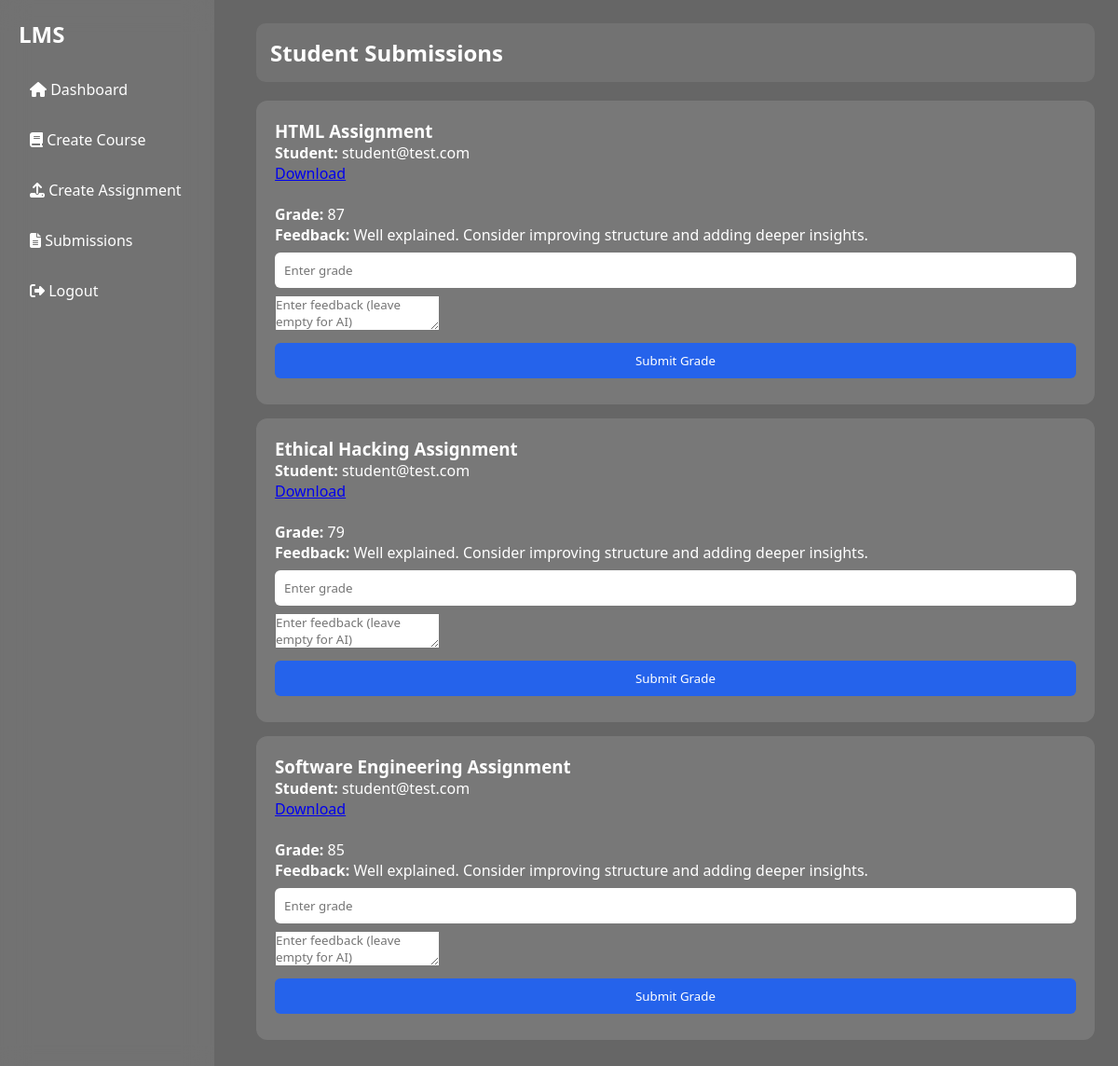
The page /frontend/view_submissions.php (signed in) on the database its author committed.
### tables this page shows
CREATE TABLE `submissions` (
  `submission_id` int(11) NOT NULL,
  `assignment_id` int(11) DEFAULT NULL,
  `student_email` varchar(100) DEFAULT NULL,
  `file_path` varchar(255) DEFAULT NULL,
  `grade` int(11) DEFAULT NULL,
  `feedback` text DEFAULT NULL
);

CREATE TABLE `assignments` (
  `assignment_id` int(11) NOT NULL,
  `course_id` int(11) DEFAULT NULL,
  `title` varchar(255) DEFAULT NULL,
  `description` text DEFAULT NULL,
  `due_date` date DEFAULT NULL,
  `file_path` varchar(255) DEFAULT NULL
);

### frontend/view_submissions.php (the view, shortened to what this page needs)
<?php
include("../backend/db.php");
$result = $conn->query("SELECT submissions.*, assignments.title
FROM submissions
JOIN assignments ON submissions.assignment_id = assignments.assignment_id");
?>
<!DOCTYPE html>
<html>
<head>
    <link rel="stylesheet" href="../assets/style.css">
    <link rel="stylesheet" href="https://cdnjs.cloudflare.com/ajax/libs/font-awesome/6.5.0/css/all.min.css">
</head>
<body>
<div class="sidebar">
    <h2>LMS</h2>
    <a href="lecturer_dashboard.php"><i class="fas fa-home"></i> Dashboard</a>
    <a href="create_course.php"><i class="fas fa-book"></i> Create Course</a>
    <a href="create_assignment.php"><i class="fas fa-upload"></i> Create Assignment</a>
    <a href="view_submissions.php"><i class="fas fa-file-alt"></i> Submissions</a>
    <a href="../backend/logout.php"><i class="fas fa-sign-out-alt"></i> Logout</a>
</div>
<div class="main">
<div class="topbar">
    <h2>Student Submissions</h2>
</div>
<?php
if ($result && $result->num_rows > 0) {
    while($row = $result->fetch_assoc()) {
        echo "<div class='card'>";
        echo "<h3>".$row['title']."</h3>";
        echo "<p><b>Student:</b> ".$row['student_email']."</p>";
        echo "<a href='../uploads/".$row['file_path']."' download>Download</a><br><br>";
        if ($row['grade']) {
            echo "<p><b>Grade:</b> ".$row['grade']."</p>";
            echo "<p><b>Feedback:</b> ".$row['feedback']."</p>";
        }
        echo "<form action='../backend/grade_submission.php' method='POST'>";
        echo "<input type='number' name='grade' placeholder='Enter grade' required>";
        echo "<textarea name='feedback' placeholder='Enter feedback (leave empty for AI)'></textarea>";
        echo "<input type='submit' value='Submit Grade'>";
        echo "</form>";
        echo "</div>";
    }
} else {
    echo "<div class='card'>No submissions yet.</div>";
}
?>
</div>
</body>
</html>

### assets/style.css (style rules this page uses)
* { margin: 0; padding: 0; box-sizing: border-box; font-family: 'Segoe UI', sans-serif; }
body { margin: 0; font-family: 'Segoe UI', sans-serif; background: url('https://images.unsplash.com/photo-1496307042754-b4aa456c4a2d') no-repeat center center; background-size: cover; min-height: 100vh; color: white; }
body::before { content: ""; position: fixed; width: 100%; height: 100%; background: rgba(0,0,0,0.6); z-index: -1; }
.sidebar { position: fixed; width: 230px; height: 100%; background: rgba(255,255,255,0.08); backdrop-filter: blur(15px); padding: 20px; }
.sidebar h2 { margin-bottom: 20px; }
.sidebar a { display: block; padding: 12px; margin: 8px 0; border-radius: 8px; color: white; text-decoration: none; transition: 0.3s; }
.main { margin-left: 250px; padding: 25px; }
.topbar { display: flex; justify-content: space-between; align-items: center; background: rgba(255,255,255,0.08); padding: 15px; border-radius: 10px; margin-bottom: 20px; }
.card { background: rgba(255,255,255,0.12); padding: 20px; border-radius: 12px; margin: 15px 0; transition: 0.3s; }
button, input[type="submit"] { background: #2563eb; padding: 10px 15px; border-radius: 6px; border: none; color: white; cursor: pointer; }
input { width: 100%; padding: 10px; margin: 8px 0; border-radius: 6px; border: none; }

### rows shown on the page
submissions: assignment.title "HTML Assignment", student_email "student@test.com", grade "87", feedback "Well explained. Consider improving structure and adding deeper insights."
submissions: assignment.title "Ethical Hacking Assignment", student_email "student@test.com", grade "79", feedback "Well explained. Consider improving structure and adding deeper insights."
submissions: assignment.title "Software Engineering Assignment", student_email "student@test.com", grade "85", feedback "Well explained. Consider improving structure and adding deeper insights."
